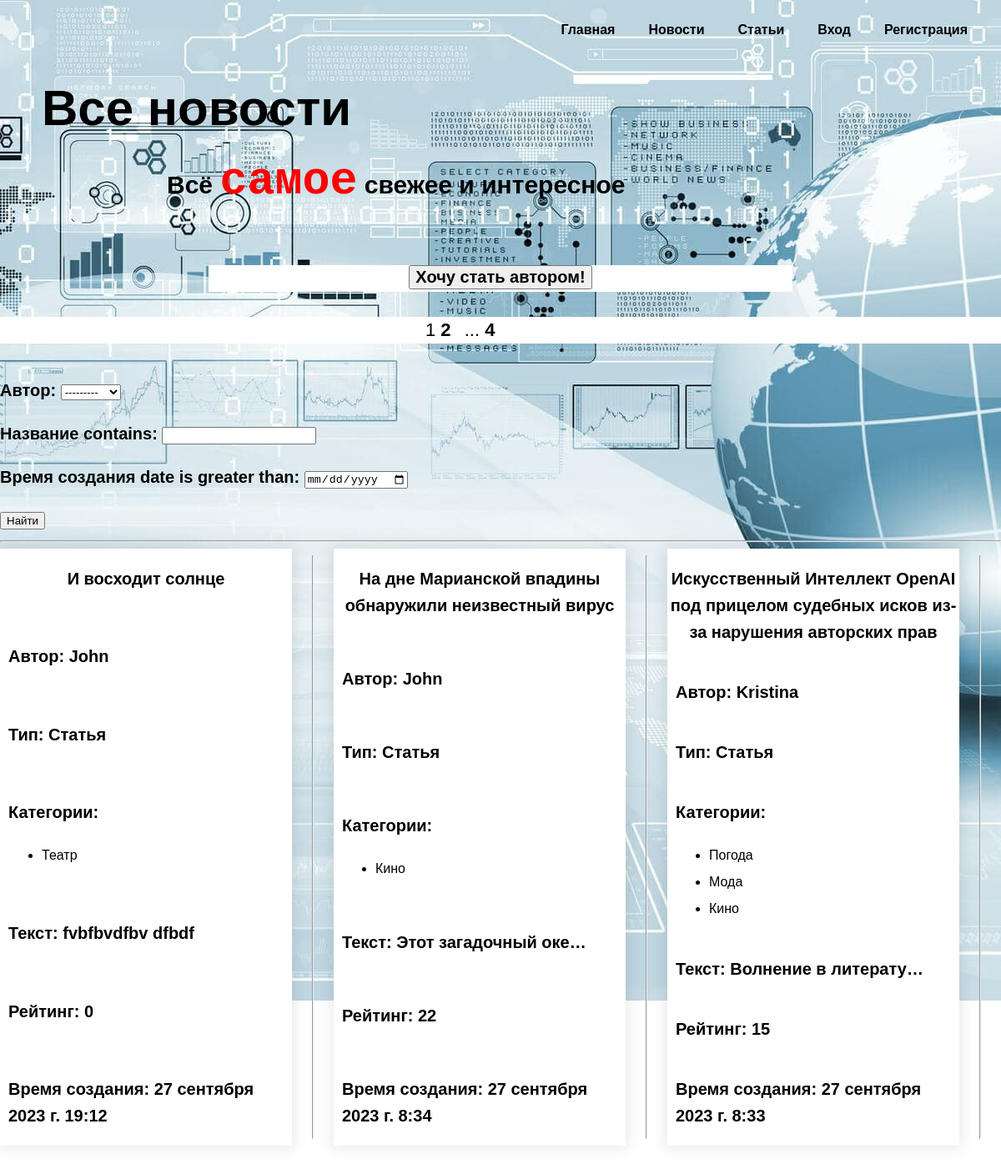
The app's page /articles/ with its own data.
### mainapp/models.py (models this page shows, shortened)
class Post(models.Model):
    STATYA = "St"
    NOVOST = "Nv"
    POST_TYPE_CHOICES = [
        (STATYA, "Статья"),
        (NOVOST, "Новость"),
    ]
    author = models.ForeignKey(Author, on_delete=models.CASCADE, related_name='author_post', verbose_name='Автор')
    type = models.CharField(max_length=2, choices=POST_TYPE_CHOICES, default=NOVOST, verbose_name='Тип поста')
    time_created = models.DateTimeField(auto_now_add=True, verbose_name='Время создания')
    category = models.ManyToManyField(Category, through="PostCategory", verbose_name='Категория')
    title = models.CharField(max_length=255, verbose_name='Название')
    text = models.TextField(verbose_name='Текст')
    rating = models.IntegerField(default=0, verbose_name='Рейтинг')
    slug = models.SlugField(max_length=255, unique=True, db_index=True, verbose_name="URL")
    class Meta:
        verbose_name = 'Пост'
        verbose_name_plural = 'Посты'
    def get_absolute_url(self):
        return reverse('post', kwargs={'post_slug': self.slug})
    def get_category_list(self):
        queryset_category = self.category.values()
        return [i['name'] for i in queryset_category]

class Author(models.Model):
    user = models.OneToOneField(User, on_delete=models.CASCADE, verbose_name='Пользователь')
    rating = models.IntegerField(default=0, verbose_name='Рейтинг')
    def __str__(self):
        return str(self.user)
    class Meta:
        verbose_name = 'Автор'
        verbose_name_plural = 'Авторы'

class Category(models.Model):
    name = models.CharField(max_length=100, unique=True, verbose_name='Категория')
    slug = models.SlugField(max_length=255, unique=True, db_index=True, verbose_name="URL")
    class Meta:
        verbose_name = 'Категория'
        verbose_name_plural = 'Категории'

### mainapp/views.py (the view)
# urls.py: path('articles/', ShowAllArticles.as_view(), name='show_all_articles'),
class ShowAllArticles(ListView):
    model = Post
    template_name = 'mainapp/show-all-posts.html'
    context_object_name = 'posts'
    paginate_by = 3
    def get_context_data(self, *, object_list=None, **kwargs):
        context = super().get_context_data(**kwargs)
        if self.request.user.groups.filter(name='authors').exists():
            context['menu'] = menu + [
                {'title': 'Создать статью', 'url_name': 'create_articles'}]
        else:
            context['menu'] = menu
        context['title'] = 'Статьи'
        context['filterset'] = self.filterset
        context['is_author'] = self.request.user.groups.filter(name='authors').exists()
        return context
    def get_queryset(self):
        queryset = Post.objects.filter(type='St').order_by('-time_created')
        self.filterset = PostFilter(self.request.GET, queryset)
        return self.filterset.qs

### mainapp/templatetags/custom_filters.py (called while the page is built)
@register.filter()
def bad_words(text_string):
    res = []
    try:
        for word in text_string.split():
            if word.lower().strip(punctuation) in bad_words2:
                if word[-1] in punctuation:
                    word = word[0] + '*' * (len(word) - 2) + word[-1]
                else:
                    word = word[0] + '*' * (len(word) - 1)
            res.append(word)
    except Exception:
        print("Oops! That was no string. Try again...")
    return ' '.join(res)

@register.simple_tag(takes_context=True)
def url_replace(context, **kwargs):
    d = context['request'].GET.copy()
    for k, v in kwargs.items():
        d[k] = v
    return d.urlencode()

### mainapp/templates/mainapp/show-all-posts.html (shortened to what this page needs)
{% extends 'mainapp/base.html' %}
{% load custom_filters %}
{% load static %}
{% block extrastyle %}
<link rel="stylesheet" href="{% static 'mainapp/css/show-all-posts-style.css' %}">
{% endblock %}
{% block main %}
	<main class="main-page">
		<div class="container">
		<h1 class="heading">Все новости</h1>
		<p>Всё <span>самое</span> свежее и интересное</p>
		</div>
	</main>
	{% endblock main %}
{% block content %}
<div class="wanna_be">
	{% if is_author %}
		<p>Привет, <span>{{ user.username }}</span>! Ждём от тебя новых постов!</p>
	{% else %}
		<button> <a href="{% url 'upgrade' %}"> Хочу стать автором!</a> </button>
	{% endif %}
</div>
<div class="temporary">
 <div class="pagination">
   {{ page_obj.number }}
   {% if page_obj.has_next %}
       <a href="?{% url_replace page=page_obj.next_page_number %}">{{ page_obj.next_page_number }}</a>
       {% if paginator.num_pages != page_obj.next_page_number %}
           ...
           <a href="?{% url_replace page=page_obj.paginator.num_pages %}">{{ page_obj.paginator.num_pages }}</a>
       {% endif %}
   {% endif %}
</div>
</div>
	<div>
	<form action="" method="get">
       {{ filterset.form.as_p }}
       <input type="submit" value="Найти" />
   </form>
   <hr>
</div>
	<div id="blog-posts" class="blog-cards">
			{% for p in posts %}
			<div class="blog-card-page 1">
				<div class="blog-title-page"><p><a href="{{ p.get_absolute_url }}">{{ p.title|truncatewords:12|bad_words }}</a></p></div>
				<div class="blog-date-page"><p>Автор: {{ p.author }}</p></div>
				<div class="blog-date-page"><p>Тип: {{ p.get_type_display }}</p></div>
				<div class="blog-date-page">
					<p class="post-content">Категории:
						<ul>
							{% for cat in  p.get_category_list %}
								<li>{{ cat }}</li>
							{% endfor %}
						</ul>
					</p>
				</div>
				<div class="blog-date-page"><p>Текст: {{ p.text|truncatechars:20|bad_words }}</p></div>
				<div class="blog-date-page"><p>Рейтинг: {{ p.rating }}</p></div>
				<div class="blog-date-page"><p>Время создания: {{ p.time_created }}</p></div>
			</div>
		<hr>
			{% endfor %}
		</div>
{% endblock content %}

### mainapp/templates/mainapp/base.html (shortened to what this page needs)
{% load static %}
<!DOCTYPE html>
<html lang="en">
<head>
    <link rel="stylesheet" type="text/css" href="{% static 'mainapp/css/home-style.css' %}">
	{% block extrastyle %}
	{% endblock %}
</head>
<body>
    <header class="page-header">
		<nav>
			<ul class="menu">
				{% for m in menu %}
					<li><a href="{% url m.url_name %}">{{m.title}}</a></li>
				{% endfor %}
				{% if user.is_authenticated %}
					<li><span>{{ user.username }}</span></li>
					<li><a href="{% url 'account_logout' %}">Выйти</a></li>
				{% else %}
					<li><a href="{% url 'account_login' %}">Вход</a></li>
					<li><a href="{% url 'account_signup' %}">Регистрация</a></li>
				{% endif %}
			</ul>
		</nav>
	</header>
	{% block main %}{% endblock main %}
	{% block content %}
	{% endblock %}
</body>
</html>

### static/mainapp/css/home-style.css (style rules this page uses)
*,*:before,*:after { -moz-box-sizing: border-box; -webkit-box-sizing: border-box; box-sizing: border-box; }
body { margin: 0; min-width: 960px; font-family: "Montserrat", "Helvetica", "Arial", sans-serif; font-size: 16px; line-height: 32px; background-image: url("../images/news_1.jpg"); background-repeat: no-repeat; background-position: top center; }
a { text-decoration: none; color: black; font-weight: 600; }
.page-header { margin-bottom: 180px; }
.menu { max-width: 1440px; margin:0 auto; margin-top: 20px; display: flex; justify-content: flex-end; list-style-type: none; }
li { margin-right: 40px; }
.heading { margin: 0 0 24px; font-size: 60px; line-height: 96px; }
.main-page span { color: red; font-size: 55px; font-family: monospace; }
.main-page { margin-bottom: 480px; }
.main-page .container { max-width: 1440px; margin:0 auto; padding-left: 50px; }
.main-page p { font-size: 30px; margin-left: 150px; margin-top: 0; }

### static/mainapp/css/show-all-posts-style.css (style rules this page uses)
body { background-image: url("../images/news_2.jpg"); font-family: "Montserrat", "Helvetica", "Arial", sans-serif; font-size: 16px; line-height: 32px; }
.page-header { margin-bottom: 30px; }
.heading { margin: 0 0 24px; font-size: 60px; line-height: 96px; }
.main-page span { color: red; font-size: 55px; font-family: monospace; }
.main-page { margin-bottom: 80px; }
.temporary { width: auto; background-color: white; }
.pagination { width:180px; margin: 0px auto; margin-bottom:40px; font-size: 22px; }
.pagination a { margin-right: 10px; }
.blog-cards { width: 100%; height: auto; display: flex; flex-wrap: wrap; justify-content: space-between; row-gap: 20px; margin-bottom: 50px; }
.blog-card-page { width: 350px; height: auto; background: #fff; display: flex; flex-direction: column; justify-content: space-between; box-shadow:0 0 15px 4px rgba(0,0,0,0.08); }
.blog-title-page { text-align: center; font-size: 18px; font-weight: bold; }
.blog-date-page { margin-left: 10px; margin-bottom 0px; padding 0px; }
.wanna_be { width: 700px; text-align: center; margin: 0px auto; margin-bottom: 30px; background-color: white; }
.wanna_be a, p { font-size: 20px; font-weight: 700; }

### records on screen
Post: title|bad_words "И восходит солнце", author "John", type "Статья", text|bad_words "fvbfbvdfbv dfbdf", rating "0", time_created "27 сентября 2023 г. 19:12"
Category: get_category_list "Театр"
Post: title|bad_words "На дне Марианской впадины обнаружили неизвестный вирус", author "John", type "Статья", text|bad_words "Этот загадочный оке…", rating "22", time_created "27 сентября 2023 г. 8:34"
Category: get_category_list "Кино" "Кино"
Post: title|bad_words "Искусственный Интеллект OpenAI под прицелом судебных исков из-за нарушения авторских прав", author "Kristina", type "Статья", text|bad_words "Волнение в литерату…", rating "15", time_created "27 сентября 2023 г. 8:33"
Category: get_category_list "Погода"
Category: get_category_list "Мода"

### other values on screen
{{ m.title }} "Главная" "Новости" "Статьи"
{{ page_obj.number }} "1"
{{ page_obj.next_page_number }} "2"
{{ page_obj.paginator.num_pages }} "4"
